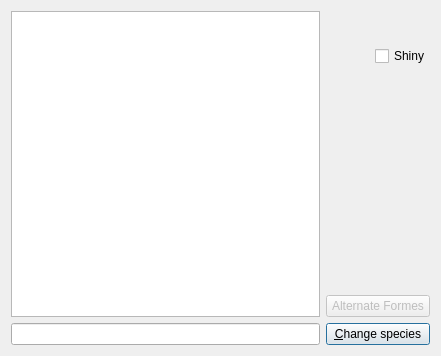
<?xml version="1.0" encoding="UTF-8"?>
<ui version="4.0">
 <class>PokeSelection</class>
 <widget class="QWidget" name="PokeSelection">
  <property name="geometry">
   <rect>
    <x>0</x>
    <y>0</y>
    <width>441</width>
    <height>356</height>
   </rect>
  </property>
  <property name="windowTitle">
   <string>Form</string>
  </property>
  <layout class="QGridLayout" name="gridLayout">
   <item row="0" column="0" rowspan="8">
    <widget class="TB_PokeChoice" name="pokemonList">
     <property name="tabKeyNavigation">
      <bool>false</bool>
     </property>
     <property name="selectionMode">
      <enum>QAbstractItemView::SingleSelection</enum>
     </property>
     <property name="selectionBehavior">
      <enum>QAbstractItemView::SelectRows</enum>
     </property>
    </widget>
   </item>
   <item row="2" column="2">
    <widget class="QCheckBox" name="shiny">
     <property name="text">
      <string>Shiny</string>
     </property>
    </widget>
   </item>
   <item row="3" column="1">
    <widget class="QLabel" name="type1">
     <property name="text">
      <string/>
     </property>
     <property name="alignment">
      <set>Qt::AlignCenter</set>
     </property>
    </widget>
   </item>
   <item row="3" column="2">
    <widget class="QLabel" name="type2">
     <property name="text">
      <string/>
     </property>
     <property name="alignment">
      <set>Qt::AlignCenter</set>
     </property>
    </widget>
   </item>
   <item row="5" column="2">
    <spacer name="verticalSpacer">
     <property name="orientation">
      <enum>Qt::Vertical</enum>
     </property>
     <property name="sizeHint" stdset="0">
      <size>
       <width>20</width>
       <height>40</height>
      </size>
     </property>
    </spacer>
   </item>
   <item row="4" column="1" colspan="2">
    <widget class="BaseStatsWidget" name="baseStats" native="true"/>
   </item>
   <item row="8" column="0">
    <widget class="QLineEdit" name="pokeEdit"/>
   </item>
   <item row="8" column="1" colspan="2">
    <widget class="QPushButton" name="changeSpecies">
     <property name="text">
      <string>&amp;Change species</string>
     </property>
     <property name="default">
      <bool>true</bool>
     </property>
    </widget>
   </item>
   <item row="7" column="1" colspan="2">
    <widget class="QPushButton" name="altForme">
     <property name="enabled">
      <bool>false</bool>
     </property>
     <property name="text">
      <string>Alternate Formes</string>
     </property>
    </widget>
   </item>
   <item row="1" column="1" colspan="2">
    <layout class="QHBoxLayout" name="horizontalLayout">
     <property name="spacing">
      <number>0</number>
     </property>
     <item>
      <spacer name="horizontalSpacer">
       <property name="orientation">
        <enum>Qt::Horizontal</enum>
       </property>
       <property name="sizeType">
        <enum>QSizePolicy::Preferred</enum>
       </property>
       <property name="sizeHint" stdset="0">
        <size>
         <width>40</width>
         <height>20</height>
        </size>
       </property>
      </spacer>
     </item>
     <item>
      <widget class="QToolButton" name="pokemonFrame">
       <property name="autoRaise">
        <bool>true</bool>
       </property>
       <layout class="QVBoxLayout" name="verticalLayout">
        <property name="spacing">
         <number>0</number>
        </property>
        <property name="leftMargin">
         <number>0</number>
        </property>
        <property name="topMargin">
         <number>0</number>
        </property>
        <property name="rightMargin">
         <number>0</number>
        </property>
        <property name="bottomMargin">
         <number>0</number>
        </property>
        <item>
         <widget class="QLabel" name="pokemonSprite">
          <property name="text">
           <string/>
          </property>
          <property name="alignment">
           <set>Qt::AlignCenter</set>
          </property>
         </widget>
        </item>
       </layout>
      </widget>
     </item>
     <item>
      <spacer name="horizontalSpacer_2">
       <property name="orientation">
        <enum>Qt::Horizontal</enum>
       </property>
       <property name="sizeType">
        <enum>QSizePolicy::Preferred</enum>
       </property>
       <property name="sizeHint" stdset="0">
        <size>
         <width>40</width>
         <height>20</height>
        </size>
       </property>
      </spacer>
     </item>
    </layout>
   </item>
  </layout>
 </widget>
 <customwidgets>
  <customwidget>
   <class>TB_PokeChoice</class>
   <extends>QTableView</extends>
   <header>TeambuilderLibrary/pokechoice.h</header>
   <container>1</container>
  </customwidget>
  <customwidget>
   <class>BaseStatsWidget</class>
   <extends>QWidget</extends>
   <header>TeambuilderLibrary/basestatswidget.h</header>
   <container>1</container>
  </customwidget>
 </customwidgets>
 <tabstops>
  <tabstop>pokemonList</tabstop>
  <tabstop>pokeEdit</tabstop>
  <tabstop>pokemonFrame</tabstop>
  <tabstop>shiny</tabstop>
  <tabstop>altForme</tabstop>
  <tabstop>changeSpecies</tabstop>
 </tabstops>
 <resources/>
 <connections/>
</ui>
